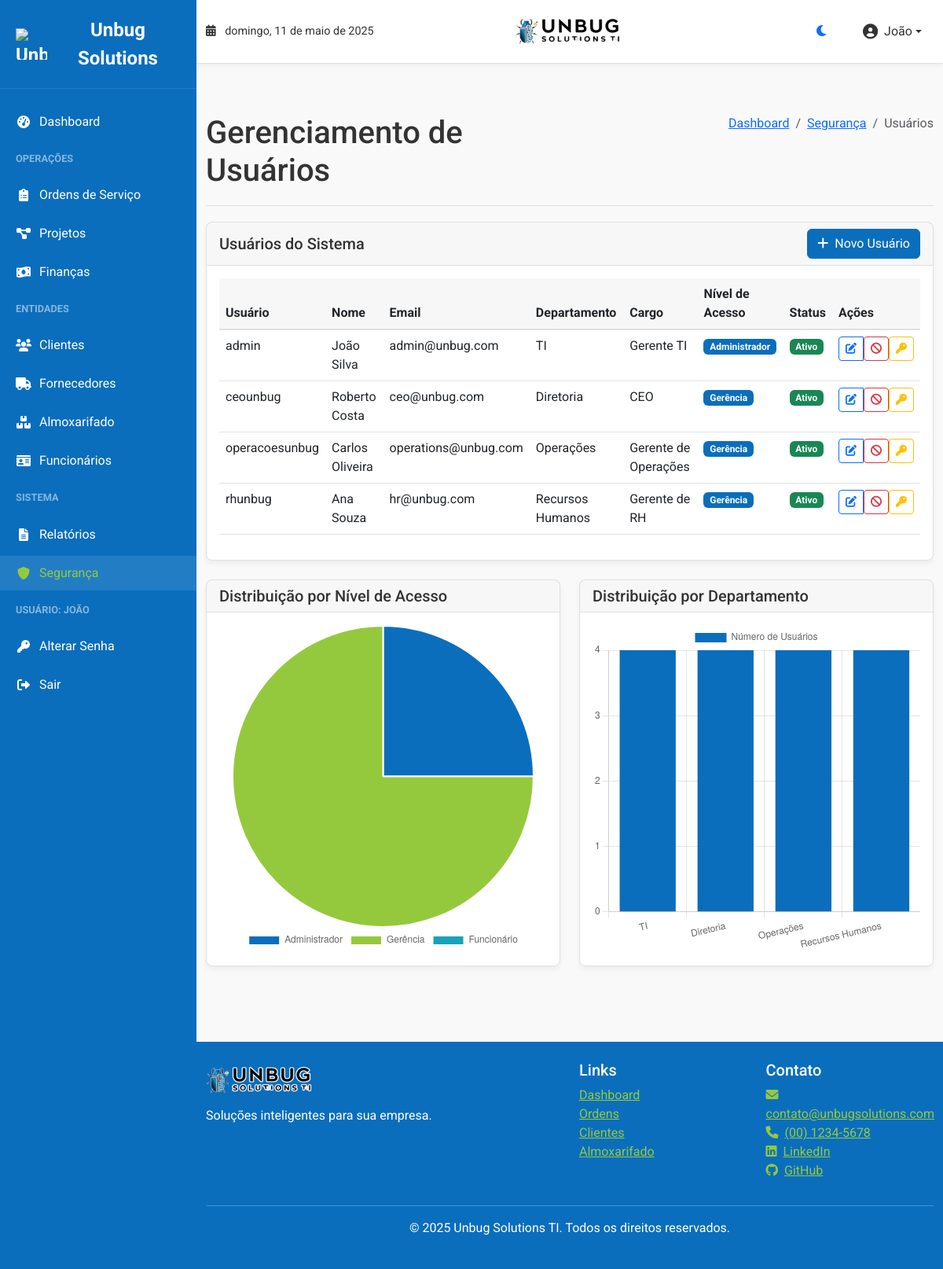
Page /security/users (signed in) on the earlier database version.
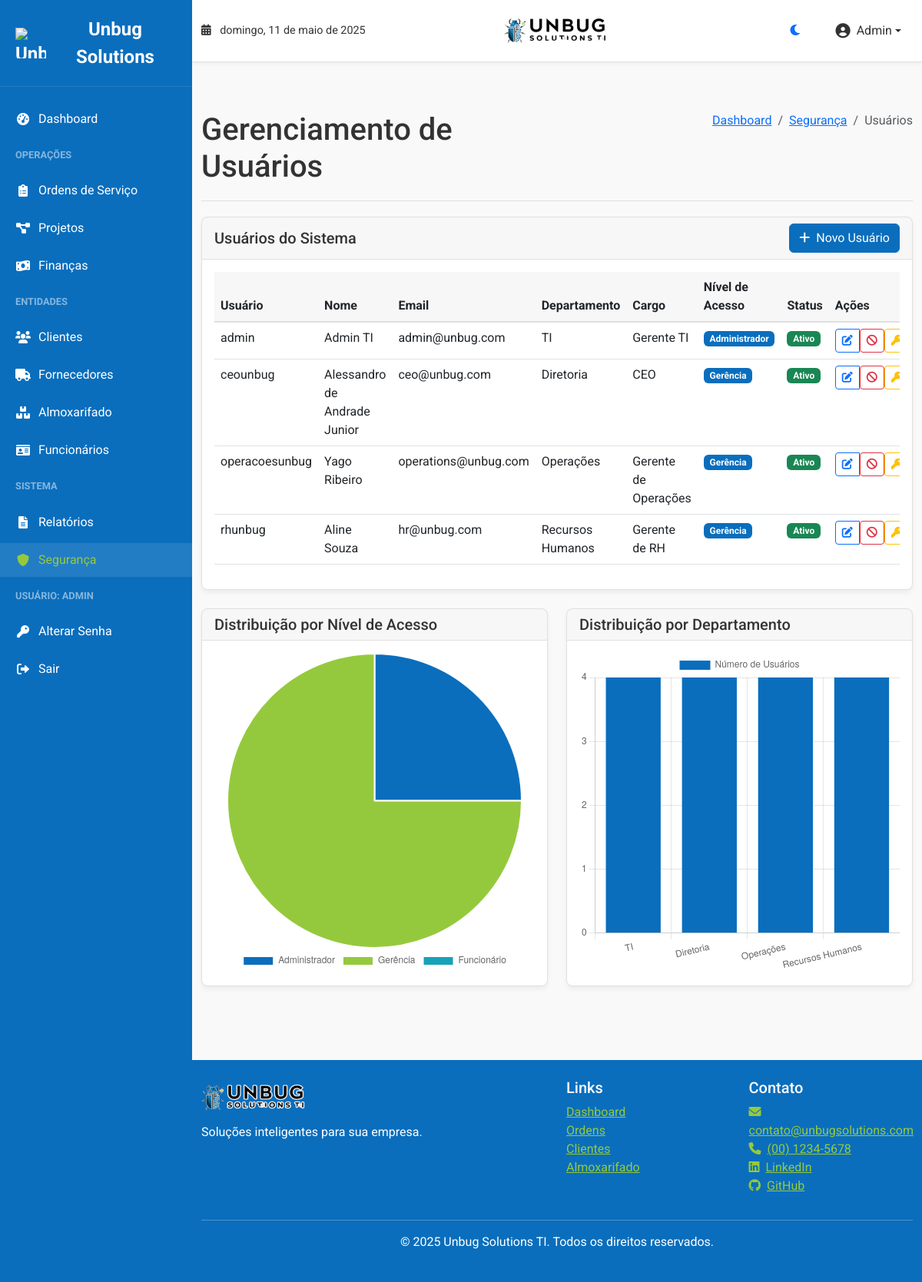
Same page on the later database version.
### models.py (models this page shows, shortened)
class Employee(db.Model):
    id = db.Column(db.Integer, primary_key=True)
    first_name = db.Column(db.String(50), nullable=False)
    last_name = db.Column(db.String(50), nullable=False)
    position = db.Column(db.String(100))
    department = db.Column(db.String(100))
    phone = db.Column(db.String(20))
    hire_date = db.Column(db.Date, default=datetime.utcnow)
    active = db.Column(db.Boolean, default=True)
    created_at = db.Column(db.DateTime, default=datetime.utcnow)
    updated_at = db.Column(db.DateTime, default=datetime.utcnow, onupdate=datetime.utcnow)
    user_id = db.Column(db.Integer, ForeignKey('user.id'))
    user = relationship("User", back_populates="employee")
    service_orders = relationship("ServiceOrder", back_populates="employee")
    projects = relationship("Project", back_populates="manager")
    @property
    def full_name(self):
        return f"{self.first_name} {self.last_name}"

class User(UserMixin, db.Model):
    id = db.Column(db.Integer, primary_key=True)
    username = db.Column(db.String(64), unique=True, nullable=False)
    email = db.Column(db.String(120), unique=True, nullable=False)
    password_hash = db.Column(db.String(256), nullable=False)
    role = db.Column(db.String(20), default='employee')  # admin, management, employee
    _is_active = db.Column("is_active", db.Boolean, default=True)  # Usando um alias para a coluna
    last_login = db.Column(db.DateTime, nullable=True)
    login_count = db.Column(db.Integer, default=0)
    created_at = db.Column(db.DateTime, default=datetime.utcnow)
    updated_at = db.Column(db.DateTime, default=datetime.utcnow, onupdate=datetime.utcnow)
    @property
    def is_active(self):
        return self._is_active
    @is_active.setter
    def is_active(self, value):
        self._is_active = value
    employee = relationship("Employee", back_populates="user", uselist=False)
    def is_management(self):
        return self.role == 'management' or self.role == 'admin'
    def has_security_access(self):
        return self.role == 'admin'
    def has_finance_access(self):
        return self.role in ['admin', 'management']
    def get_role_display(self):
        role_names = {
            'admin': 'Administrador',
            'management': 'Gerência',
            'employee': 'Funcionário'
        }
        return role_names.get(self.role, self.role)

### blueprints/security.py (the view)
@security_bp.route('/users')
def users():
    users = User.query.all()
    return render_template('security/users.html', users=users)

### blueprints/security.py (called while the page is built)
@security_bp.before_request
@login_required
def check_security_access():
    if request.endpoint != 'security.app_info':  # Allow public access to app_info
        if not current_user.has_security_access():
            flash('Você não tem permissão para acessar o módulo de segurança.', 'danger')
            return redirect(url_for('dashboard.index'))

### templates/security/users.html (shortened to what the changed rows need)
{% extends 'base.html' %}
{% block content %}
<div class="content-header">
    <div class="row">
        <div class="col-md-6">
            <h1 class="content-title">Gerenciamento de Usuários</h1>
        </div>
    </div>
</div>
<div class="card mb-4">
    <div class="card-body">
        <div class="table-responsive">
            <table class="table table-hover">
                <thead>
                    <tr>
                        <th>Usuário</th>
                        <th>Nome</th>
                        <th>Email</th>
                        <th>Departamento</th>
                        <th>Cargo</th>
                        <th>Nível de Acesso</th>
                        <th>Status</th>
                        <th>Ações</th>
                    </tr>
                </thead>
                <tbody>
                    {% if users %}
                        {% for user in users %}
                        <tr>
                            <td>{{ user.username }}</td>
                            <td>{{ user.employee.full_name if user.employee else 'N/A' }}</td>
                            <td>{{ user.email }}</td>
                            <td>{{ user.employee.department if user.employee else 'N/A' }}</td>
                            <td>{{ user.employee.position if user.employee else 'N/A' }}</td>
                            <td>
                                <span class="badge bg-primary">{{ user.get_role_display() }}</span>
                            </td>
                            <td>
                                {% if user.is_active %}
                                    <span class="badge bg-success">Ativo</span>
                                {% else %}
                                    <span class="badge bg-danger">Inativo</span>
                                {% endif %}
                            </td>
                            <td>
                                <div class="btn-group">
                                    <a href="{{ url_for('security.edit_user', id=user.id) }}" class="btn btn-sm btn-outline-primary">
                                        <i class="fas fa-edit"></i>
                                    </a>
                                    <form action="{{ url_for('security.toggle_user', id=user.id) }}" method="POST" class="d-inline">
                                        <button type="submit" class="btn btn-sm btn-outline-{{ 'danger' if user.is_active else 'success' }}">
                                            <i class="fas fa-{{ 'ban' if user.is_active else 'check' }}"></i>
                                        </button>
                                    </form>
                                    <form action="{{ url_for('security.reset_password', id=user.id) }}" method="POST" class="d-inline">
                                        <button type="submit" class="btn btn-sm btn-outline-warning">
                                            <i class="fas fa-key"></i>
                                        </button>
                                    </form>
                                </div>
                            </td>
                        </tr>
                        {% endfor %}
                    {% endif %}
                </tbody>
            </table>
        </div>
    </div>
</div>
{% endblock %}
{% block additional_scripts %}
<script>
document.addEventListener('DOMContentLoaded', function() {
    // Dados para gráfico de papéis
    const roleCtx = document.getElementById('roleChart').getContext('2d');
    new Chart(roleCtx, {
        type: 'pie',
        data: {
            labels: ['Administrador', 'Gerência', 'Funcionário'],
            datasets: [{
                data: [
                    {{ users|selectattr('role', 'eq', 'admin')|list|length }},
                    {{ users|selectattr('role', 'eq', 'management')|list|length }},
                    {{ users|selectattr('role', 'eq', 'employee')|list|length }}
                ],
                backgroundColor: ['#0a6ebd', '#95c93d', '#17a2b8']
            }]
        },
        options: {
            responsive: true,
            plugins: {
                legend: {
                    position: 'bottom'
                }
            }
        }
    });
    // Dados para gráfico de departamentos
    const departments = [
        {% for user in users %}
            {% if user.employee and user.employee.department %}
                "{{ user.employee.department }}",
            {% endif %}
        {% endfor %}
    ].filter((value, index, self) => self.indexOf(value) === index);
    const deptCounts = departments.map(dept => {
        return {{ users|selectattr('employee')|selectattr('employee.department', 'defined')|list|length }};
    });
    const deptCtx = document.getElementById('deptChart').getContext('2d');
    new Chart(deptCtx, {
        type: 'bar',
        data: {
            labels: departments,
            datasets: [{
                label: 'Número de Usuários',
                data: deptCounts,
                backgroundColor: '#0a6ebd'
            }]
        },
        options: {
            responsive: true,
            scales: {
                y: {
                    beginAtZero: true,
                    ticks: {
                        precision: 0
                    }
                }
            }
        }
    });
});
</script>
{% endblock %}

### templates/base.html (shortened to what the changed rows need)
<!DOCTYPE html>
<html lang="pt-br">
<head>
    <link href="https://cdn.jsdelivr.net/npm/bootstrap@5.3.0-alpha1/dist/css/bootstrap.min.css" rel="stylesheet">
    <link rel="stylesheet" href="https://cdnjs.cloudflare.com/ajax/libs/font-awesome/6.0.0/css/all.min.css">
    <link rel="stylesheet" href="{{ url_for('static', filename='css/style.css') }}">
</head>
<body class="light-theme">
    {% if current_user.is_authenticated %}
    <div id="sidebar" class="sidebar">
        <div class="sidebar-header">
            <div class="sidebar-brand">
                <img src="{{ url_for('static', filename='img/unbug_symbol.png') }}" alt="Unbug Solutions TI Logo" class="logo-icon">
                <span>Unbug Solutions</span>
            </div>
        </div>
        <ul class="sidebar-nav">
            <li class="nav-item">
                <a href="{{ url_for('dashboard.index') }}" class="{% if request.path.startswith('/dashboard') %}active{% endif %}">
                    <i class="fas fa-tachometer-alt"></i> Dashboard
                </a>
            </li>
            <li class="nav-item-header">Operações</li>
            <li class="nav-item">
                <a href="{{ url_for('orders.index') }}" class="{% if request.path == url_for('orders.index') %}active{% endif %}">
                    <i class="fas fa-clipboard-list"></i> Ordens de Serviço
                </a>
            </li>
            <li class="nav-item">
                <a href="{{ url_for('orders.projects') }}" class="{% if request.path == url_for('orders.projects') %}active{% endif %}">
                    <i class="fas fa-project-diagram"></i> Projetos
                </a>
            </li>
            {% if current_user.has_finance_access() %}
            <li class="nav-item">
                <a href="{{ url_for('finance.index') }}" class="{% if request.path.startswith('/finance') %}active{% endif %}">
                    <i class="fas fa-money-bill-wave"></i> Finanças
                </a>
            </li>
            {% endif %}
            <li class="nav-item-header">Entidades</li>
            <li class="nav-item">
                <a href="{{ url_for('clients.index') }}" class="{% if request.path.startswith('/clients') %}active{% endif %}">
                    <i class="fas fa-users"></i> Clientes
                </a>
            </li>
            <li class="nav-item">
                <a href="{{ url_for('clients.suppliers') }}" class="{% if request.path == url_for('clients.suppliers') %}active{% endif %}">
                    <i class="fas fa-truck"></i> Fornecedores
                </a>
            </li>
            <li class="nav-item">
                <a href="{{ url_for('stock.index') }}" class="{% if request.path.startswith('/stock') %}active{% endif %}">
                    <i class="fas fa-boxes"></i> Almoxarifado
                </a>
            </li>
            <li class="nav-item">
                <a href="{{ url_for('employees.index') }}" class="{% if request.path.startswith('/employees') %}active{% endif %}">
                    <i class="fas fa-id-card"></i> Funcionários
                </a>
            </li>
            {% if current_user.has_security_access() %}
            <li class="nav-item-header">Sistema</li>
            {% if current_user.is_management() %}
            <li class="nav-item">
                <a href="{{ url_for('reports.index') }}" class="{% if request.path.startswith('/reports') %}active{% endif %}">
                    <i class="fas fa-file-alt"></i> Relatórios
                </a>
            </li>
            {% endif %}
            <li class="nav-item">
                <a href="{{ url_for('security.index') }}" class="{% if request.path.startswith('/security') %}active{% endif %}">
                    <i class="fas fa-shield-alt"></i> Segurança
                </a>
            </li>
            {% endif %}
            <li class="nav-item-header">Usuário: {{ current_user.employee.first_name if current_user.employee else current_user.username }}</li>
            <li class="nav-item">
                <a href="{{ url_for('auth.change_password') }}">
                    <i class="fas fa-key"></i> Alterar Senha
                </a>
            </li>
            <li class="nav-item">
                <a href="{{ url_for('auth.logout') }}">
                    <i class="fas fa-sign-out-alt"></i> Sair
                </a>
            </li>
        </ul>
    </div>
    {% endif %}
    <div class="main-content">
        <header class="app-header">
            <div class="container-fluid">
                <div class="row align-items-center">
                    <div class="col-md-4">
                        <div class="header-user-menu d-flex justify-content-end align-items-center">
                            <div class="dropdown">
                                <button class="header-user-button dropdown-toggle" type="button" id="userMenuDropdown" data-bs-toggle="dropdown" aria-expanded="false">
                                    <i class="fas fa-user-circle me-2"></i>
                                    <span class="d-none d-sm-inline">{{ current_user.employee.first_name if current_user.employee else current_user.username }}</span>
                                </button>
                            </div>
                        </div>
                    </div>
                </div>
            </div>
        </header>
        <main class="container py-4">
            {% block content %}{% endblock %}
        </main>
    </div>
    {% block additional_scripts %}{% endblock %}
</body>
</html>

Differences in the rows shown:
changed Employee: employee "JOÃO" → "ADMIN"; employee "João" → "Admin"
changed through a linked row, User "admin": employee "João Silva" → "Admin TI"
changed through a linked row, User "ceounbug": employee "Roberto Costa" → "Alessandro de Andrade Junior"
changed through a linked row, User "operacoesunbug": employee "Carlos Oliveira" → "Yago Ribeiro"
changed through a linked row, User "rhunbug": employee "Ana Souza" → "Aline Souza"
